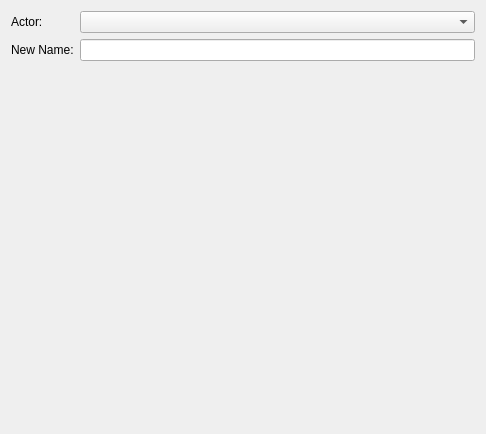
<?xml version="1.0" encoding="UTF-8"?>
<ui version="4.0">
 <class>ChangeActorNameWidget</class>
 <widget class="QWidget" name="ChangeActorNameWidget">
  <property name="geometry">
   <rect>
    <x>0</x>
    <y>0</y>
    <width>486</width>
    <height>434</height>
   </rect>
  </property>
  <layout class="QFormLayout" name="formLayout">
   <item row="0" column="0">
    <widget class="QLabel" name="label">
     <property name="text">
      <string>Actor:</string>
     </property>
    </widget>
   </item>
   <item row="0" column="1">
    <widget class="ActorRpgComboBox" name="comboActor_arg0"/>
   </item>
   <item row="1" column="0">
    <widget class="QLabel" name="label_2">
     <property name="text">
      <string>New Name:</string>
     </property>
    </widget>
   </item>
   <item row="1" column="1">
    <widget class="QLineEdit" name="lineName_argX"/>
   </item>
  </layout>
 </widget>
 <customwidgets>
  <customwidget>
   <class>ActorRpgComboBox</class>
   <extends>QComboBox</extends>
   <header>ui/common/rpg_combobox.h</header>
  </customwidget>
 </customwidgets>
 <resources/>
 <connections/>
 <slots>
  <slot>helpRequested()</slot>
 </slots>
</ui>
